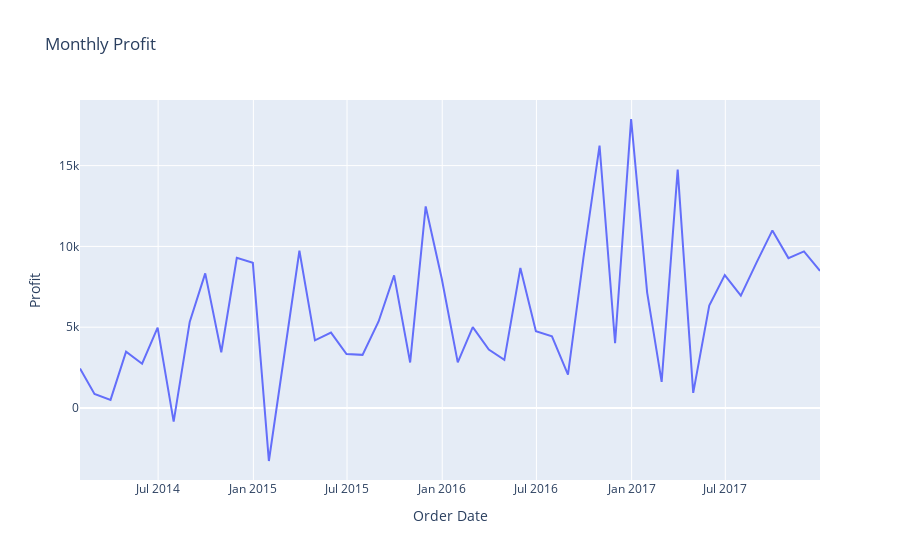

The cell this chart's notebook holds for it:
### Code cell
import pandas as pd
import plotly.express as px

# Load the data
superstore = pd.read_excel("Superstore.xls")
df = superstore.copy()

# Convert 'Order Date' to datetime
df['Order Date'] = pd.to_datetime(df['Order Date'])

# Set 'Order Date' as the index
df.set_index('Order Date', inplace=True)

# Resample by month and sum the 'Profit' column
monthly_profit = df['Profit'].resample('M').sum().reset_index()
yearly_profit = df['Profit'].resample('Y').sum().reset_index()
quaterly_profit = df['Profit'].resample('Q').sum().reset_index()
# Create a line plot
fig = px.line(monthly_profit, x='Order Date', y='Profit', title='Monthly Profit')

# Show the plot
fig.show()

### Figure 1 — Plotly figure (JSON) as saved in the notebook; plotly's stock layout.template omitted (floating-point values rounded to 4 significant figures)
{"data": [{"hovertemplate": "Order Date=%{x}<br>Profit=%{y}<extra></extra>", "legendgroup": "", "line": {"color": "#636efa", "dash": "solid"}, "marker": {"symbol": "circle"}, "mode": "lines", "name": "", "orientation": "v", "showlegend": false, "type": "scatter", "x": ["2014-01-31T00:00:00", "2014-02-28T00:00:00", "2014-03-31T00:00:00", "2014-04-30T00:00:00", "2014-05-31T00:00:00", "2014-06-30T00:00:00", "2014-07-31T00:00:00", "2014-08-31T00:00:00", "2014-09-30T00:00:00", "2014-10-31T00:00:00", "2014-11-30T00:00:00", "2014-12-31T00:00:00", "2015-01-31T00:00:00", "2015-02-28T00:00:00", "2015-03-31T00:00:00", "2015-04-30T00:00:00", "2015-05-31T00:00:00", "2015-06-30T00:00:00", "2015-07-31T00:00:00", "2015-08-31T00:00:00", "2015-09-30T00:00:00", "2015-10-31T00:00:00", "2015-11-30T00:00:00", "2015-12-31T00:00:00", "2016-01-31T00:00:00", "2016-02-29T00:00:00", "2016-03-31T00:00:00", "2016-04-30T00:00:00", "2016-05-31T00:00:00", "2016-06-30T00:00:00", "2016-07-31T00:00:00", "2016-08-31T00:00:00", "2016-09-30T00:00:00", "2016-10-31T00:00:00", "2016-11-30T00:00:00", "2016-12-31T00:00:00", "2017-01-31T00:00:00", "2017-02-28T00:00:00", "2017-03-31T00:00:00", "2017-04-30T00:00:00", "2017-05-31T00:00:00", "2017-06-30T00:00:00", "2017-07-31T00:00:00", "2017-08-31T00:00:00", "2017-09-30T00:00:00", "2017-10-31T00:00:00", "2017-11-30T00:00:00", "2017-12-31T00:00:00"], "xaxis": "x", "y": [2450.0, 862.3, 498.7, 3489.0, 2739.0, 4977.0, -841.5, 5318.0, 8328.0, 3448.0, 9292.0, 8984.0, -3281.0, 2814.0, 9732.0, 4187.0, 4668.0, 3336.0, 3289.0, 5356.0, 8209.0, 2817.0, 12470.0, 8017.0, 2825.0, 5005.0, 3612.0, 2978.0, 8662.0, 4750.0, 4433.0, 2062.0, 9329.0, 16240.0, 4011.0, 17890.0, 7140.0, 1614.0, 14750.0, 933.3, 6343.0, 8223.0, 6953.0, 9041.0, 10990.0, 9275.0, 9690.0, 8483.0], "yaxis": "y"}], "layout": {"legend": {"tracegroupgap": 0}, "title": {"text": "Monthly Profit"}, "xaxis": {"anchor": "y", "domain": [0, 1], "title": {"text": "Order Date"}}, "yaxis": {"anchor": "x", "domain": [0, 1], "title": {"text": "Profit"}}}}
